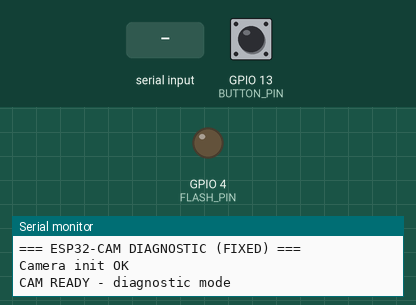
Recording of a sketch running on a simulated ESP32-C3. Parts: output pins drawn as LEDs (lit = HIGH), the last lines printed to the serial monitor. The test bench sets the inputs (shaded band); at power-on: GPIO 13 (BUTTON_PIN) HIGH. The camera gives no picture.

Above: at 2.9 s.
3.0 s: "STREAM\n" received over the second serial link
At 3.13 s:
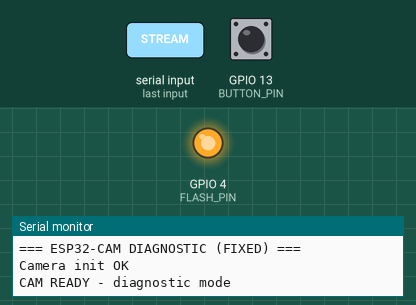
6.3 s: "PHOTO\n" received over the second serial link
At 7.9 s:
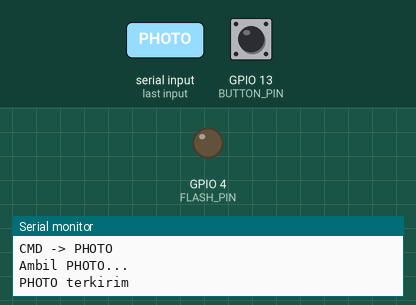
8.3 s: "STOP\n" received over the second serial link
At 8.37 s:
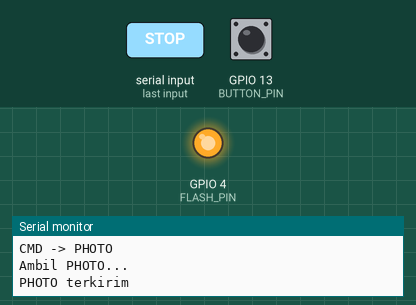
Timing chart, 0 to 10.9 s (numbered marks = the images above; inputs shaded):
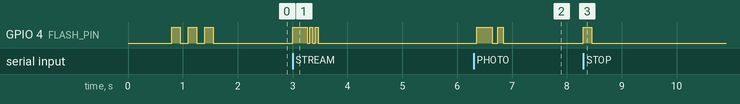

The sketch:

cam.ino
```cpp
/*
 * ============================================================
 * ESP32-CAM - DIAGNOSTIC VERSION (FIXED)
 * Flash LED = indikator visual setiap event
 *
 * PERBAIKAN dari versi sebelumnya:
 * 1. Framing pakai MAGIC 4-byte + checksum XOR, bukan cuma
 *    0xFF 0xD8 (yang juga muncul di dalam JPEG itu sendiri,
 *    jadi rawan salah sinkron kalau ada byte hilang/rusak).
 * 2. Saat CAM terima command "PHOTO", streaming DIHENTIKAN
 *    dulu (streaming = false), supaya frame STREAM dan PHOTO
 *    tidak saling menyelip di kabel serial.
 * ============================================================
 */

#include "esp_camera.h"

// ============================================================
// CAMERA PIN AI THINKER
// ============================================================
#define PWDN_GPIO_NUM     32
#define RESET_GPIO_NUM    -1
#define XCLK_GPIO_NUM      0
#define SIOD_GPIO_NUM     26
#define SIOC_GPIO_NUM     27

#define Y9_GPIO_NUM       35
#define Y8_GPIO_NUM       34
#define Y7_GPIO_NUM       39
#define Y6_GPIO_NUM       36
#define Y5_GPIO_NUM       21
#define Y4_GPIO_NUM       19
#define Y3_GPIO_NUM       18
#define Y2_GPIO_NUM        5

#define VSYNC_GPIO_NUM    25
#define HREF_GPIO_NUM     23
#define PCLK_GPIO_NUM     22

#define BUTTON_PIN 13
#define FLASH_PIN  4

#define TYPE_STREAM 0x01
#define TYPE_PHOTO  0x02

// Magic 4-byte, jauh lebih jarang "kebetulan" muncul di dalam
// data JPEG dibanding cuma 0xFF 0xD8 (yang pasti selalu ada
// di setiap frame JPEG sebagai SOI marker aslinya).
const uint8_t MAGIC[4] = {0xA5, 0x5A, 0xC3, 0x3C};

bool streaming = false;
bool photoPending = false;

// ============================================================
// KIRIM FRAME JPEG
// Format paket: [MAGIC 4][TYPE 1][LEN 4][PAYLOAD LEN byte][CHK 1]
// CHK = XOR seluruh byte payload, buat validasi sederhana di sisi
// penerima (C3) supaya frame yang rusak/kepotong bisa dideteksi
// dan dibuang, bukan malah dipaksa didekode jadi gambar rusak.
// ============================================================
bool sendJpeg(uint8_t type) {
  camera_fb_t *fb = esp_camera_fb_get();

  if (!fb) {
    Serial.println("Capture gagal");
    return false;
  }

  uint32_t len = fb->len;
  uint8_t chk = 0;
  for (uint32_t i = 0; i < fb->len; i++) chk ^= fb->buf[i];

  Serial1.write(MAGIC, 4);
  Serial1.write(type);
  Serial1.write((uint8_t*)&len, 4);
  Serial1.write(fb->buf, fb->len);
  Serial1.write(chk);

  Serial1.flush();

  esp_camera_fb_return(fb);
  return true;
}

// ============================================================
// BACA PERINTAH
// ============================================================
String cmdBuf = "";

void readCommand() {
  while (Serial1.available()) {
    char c = Serial1.read();

    // ========================================================
    // INDIKATOR: flash nyala 30ms setiap byte masuk
    // Kalau flash tidak berkedip, berarti tidak ada data masuk
    // ========================================================
    digitalWrite(FLASH_PIN, HIGH);
    delay(30);
    digitalWrite(FLASH_PIN, LOW);

    if (c == '\n') {
      cmdBuf.trim();

      // Konfirmasi visual: 3 kedip cepat = perintah valid diterima
      if (cmdBuf == "STREAM") {
        Serial.println("CMD -> STREAM");
        streaming = true;
        for (int i = 0; i < 3; i++) {
          digitalWrite(FLASH_PIN, HIGH);
          delay(50);
          digitalWrite(FLASH_PIN, LOW);
          delay(50);
        }
      }
      else if (cmdBuf == "PHOTO") {
        Serial.println("CMD -> PHOTO");
        // PENTING: hentikan streaming dulu supaya frame PHOTO
        // tidak menyelip di antara frame-frame STREAM di kabel.
        streaming = false;
        photoPending = true;
        for (int i = 0; i < 2; i++) {
          digitalWrite(FLASH_PIN, HIGH);
          delay(100);
          digitalWrite(FLASH_PIN, LOW);
          delay(100);
        }
      }
      else if (cmdBuf == "STOP") {
        Serial.println("CMD -> STOP");
        streaming = false;
      }
      else {
        Serial.printf("CMD tidak dikenal: '%s'\n", cmdBuf.c_str());
      }

      cmdBuf = "";
    }
    else {
      if (cmdBuf.length() < 20) cmdBuf += c;
      else cmdBuf = "";
    }
  }
}

// ============================================================
// SETUP
// ============================================================
void setup() {
  Serial.begin(115200, SERIAL_8N1, -1, 99);
  delay(500);

  Serial.println();
  Serial.println("=== ESP32-CAM DIAGNOSTIC (FIXED) ===");

  pinMode(BUTTON_PIN, INPUT_PULLUP);
  pinMode(FLASH_PIN, OUTPUT);
  digitalWrite(FLASH_PIN, LOW);

  Serial1.begin(460800, SERIAL_8N1, 3, 1);

  // Camera init (sama seperti sebelumnya)
  camera_config_t config;
  config.ledc_channel = LEDC_CHANNEL_0;
  config.ledc_timer   = LEDC_TIMER_0;
  config.pin_d0       = Y2_GPIO_NUM;
  config.pin_d1       = Y3_GPIO_NUM;
  config.pin_d2       = Y4_GPIO_NUM;
  config.pin_d3       = Y5_GPIO_NUM;
  config.pin_d4       = Y6_GPIO_NUM;
  config.pin_d5       = Y7_GPIO_NUM;
  config.pin_d6       = Y8_GPIO_NUM;
  config.pin_d7       = Y9_GPIO_NUM;
  config.pin_xclk     = XCLK_GPIO_NUM;
  config.pin_pclk     = PCLK_GPIO_NUM;
  config.pin_vsync    = VSYNC_GPIO_NUM;
  config.pin_href     = HREF_GPIO_NUM;
  config.pin_sccb_sda = SIOD_GPIO_NUM;
  config.pin_sccb_scl = SIOC_GPIO_NUM;
  config.pin_pwdn     = PWDN_GPIO_NUM;
  config.pin_reset    = RESET_GPIO_NUM;
  config.xclk_freq_hz = 20000000;
  config.pixel_format = PIXFORMAT_JPEG;
  config.frame_size   = FRAMESIZE_QVGA;
  config.jpeg_quality = 20;
  config.fb_count     = 2;
  config.grab_mode    = CAMERA_GRAB_LATEST;
  config.fb_location  = psramFound() ? CAMERA_FB_IN_PSRAM : CAMERA_FB_IN_DRAM;

  esp_err_t err = esp_camera_init(&config);
  if (err != ESP_OK) {
    Serial.printf("Init GAGAL: 0x%x\n", err);
    return;
  }

  Serial.println("Camera init OK");

  // Kedip 3x tanda siap
  for (int i = 0; i < 3; i++) {
    digitalWrite(FLASH_PIN, HIGH);
    delay(150);
    digitalWrite(FLASH_PIN, LOW);
    delay(150);
  }

  Serial.println("CAM READY - diagnostic mode");
}

// ============================================================
// LOOP
// ============================================================
void loop() {
  readCommand();

  // Tombol CAM (opsional)
  static unsigned long lastBtn = 0;
  if (digitalRead(BUTTON_PIN) == LOW && millis() - lastBtn > 300) {
    lastBtn = millis();
    Serial.println("Tombol CAM ditekan");
    while (digitalRead(BUTTON_PIN) == LOW) delay(10);
  }

  // PHOTO pending
  if (photoPending) {
    Serial.println("Ambil PHOTO...");

    camera_fb_t *dummy = esp_camera_fb_get();
    if (dummy) esp_camera_fb_return(dummy);
    delay(20);

    sendJpeg(TYPE_PHOTO);
    Serial.println("PHOTO terkirim");

    photoPending = false;
    return;
  }

  // Streaming
  if (streaming) {
    sendJpeg(TYPE_STREAM);
  }
  else {
    delay(5);
  }
}
```

Measured:
- after the input at 3.0 s, GPIO 4 (FLASH_PIN): LOW → HIGH at once, then repeats every 0.10 s: LOW 0.05 s, HIGH 0.05 s, until it stays LOW from 3.5 s
- after the input at 6.3 s, GPIO 4 (FLASH_PIN): LOW → HIGH after 0.06 s, → LOW 0.28 s later, → HIGH 0.10 s later, → LOW 0.10 s later
- after the input at 8.3 s, GPIO 4 (FLASH_PIN): LOW → HIGH at once, → LOW 0.15 s later
